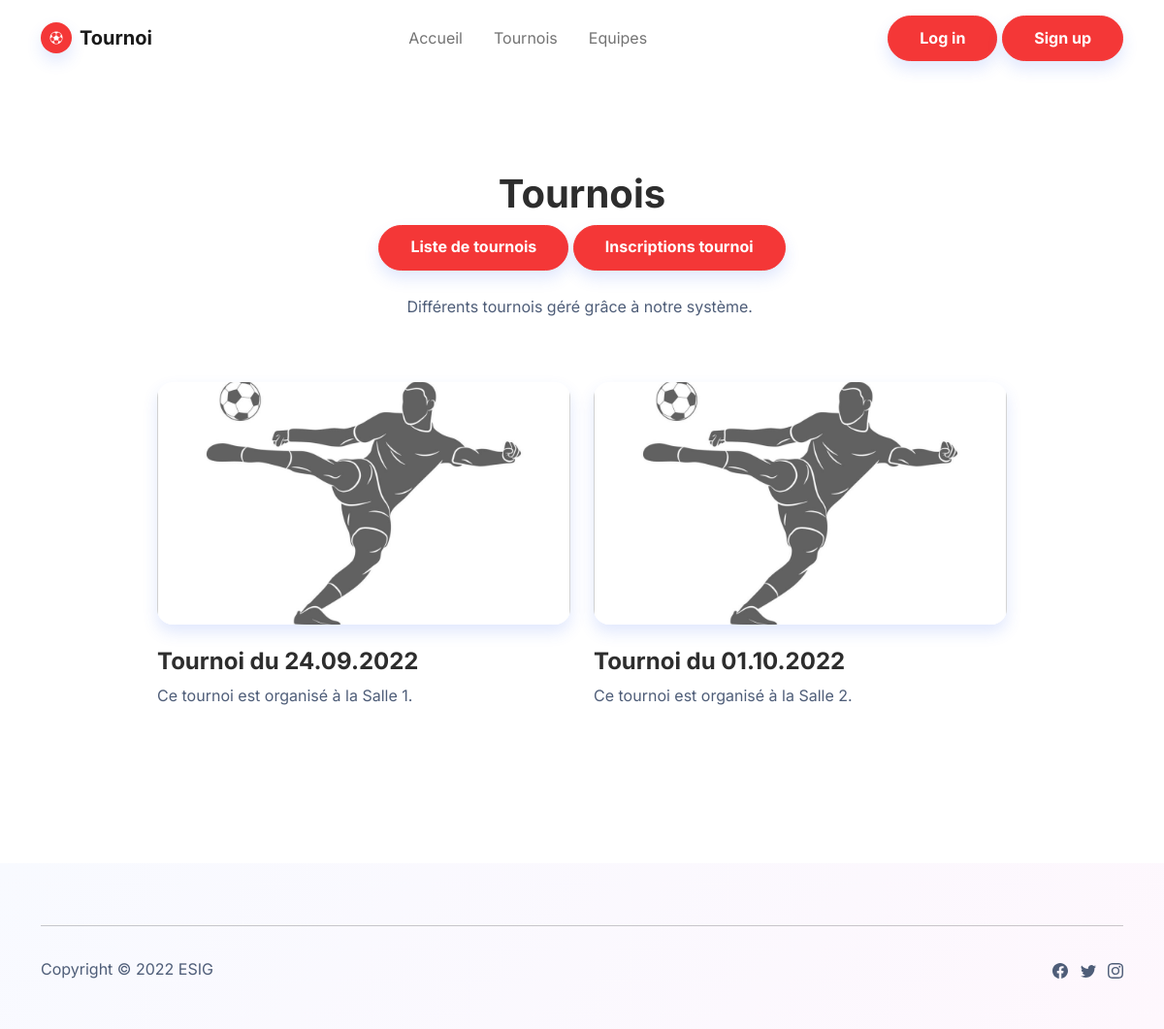
Before: /tournois.php with the older database file.
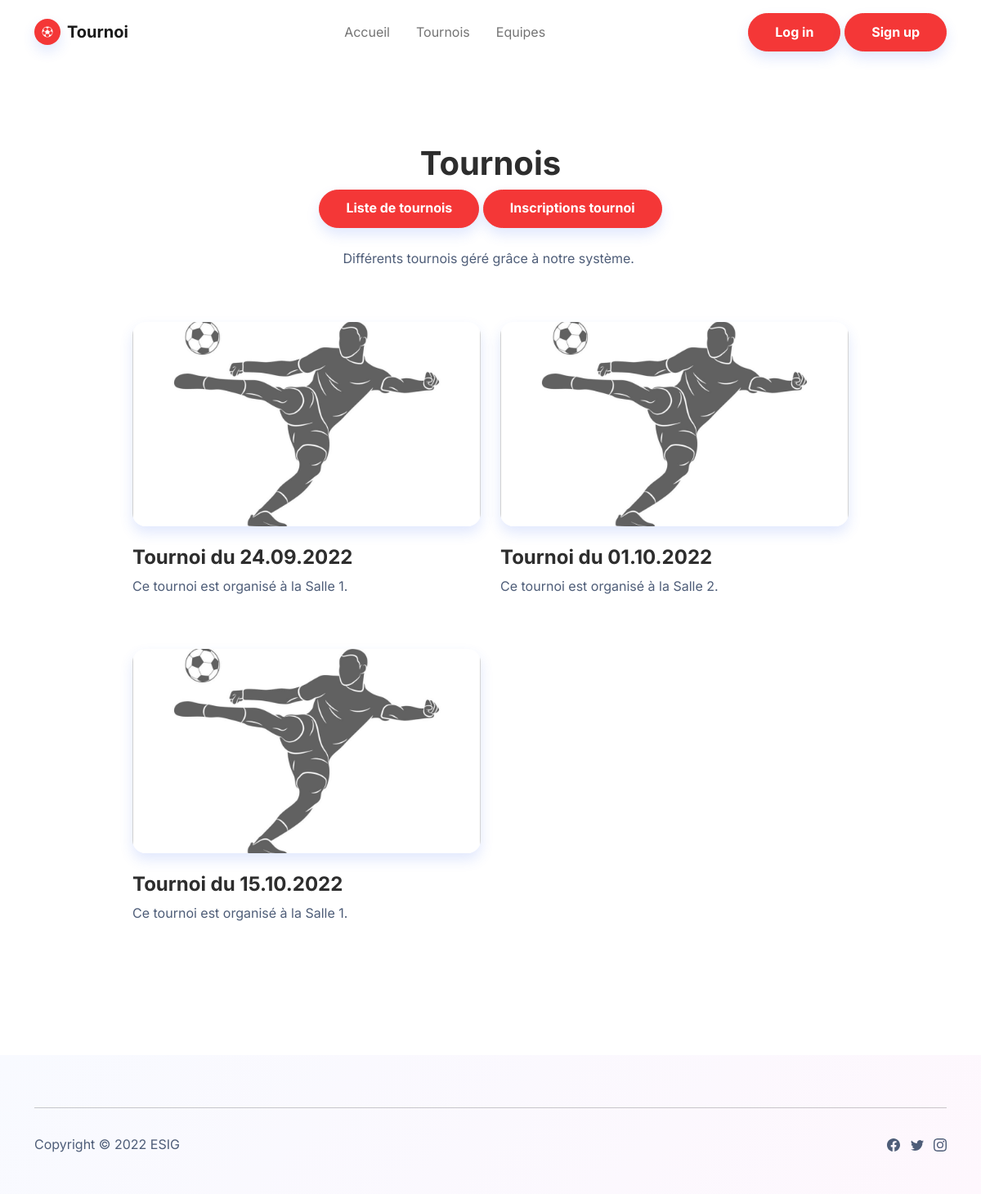
After: the same page with the newer database file.
### tables this page shows
CREATE TABLE `Tournoi` (
  `ID_Tournoi` int(5) NOT NULL,
  `Date_Debut_Tournoi` date NOT NULL,
  `Date_Fin_Tournoi` date NOT NULL,
  `FK_ID_Salle` int(5) NOT NULL
);

CREATE TABLE `Salle` (
  `ID_Salle` int(5) NOT NULL,
  `Nom_Salle` varchar(50) NOT NULL,
  `Statut_Salle` tinyint(1) NOT NULL
);

### functions/steven_fonctions.php (the view, shortened to what this page needs)
<?php
function returnNameSalle($id_salle)
{
    $nomSalle = "";
    foreach (selectSalleWithID($id_salle) as $salle) {
        $nomSalle = $salle['Nom_Salle'];
    }
    return $nomSalle;
}
function selectSalleWithID($id_salle)
{
    try {
        $db = connectDB();
        $sql = "SELECT * FROM `Salle` WHERE `ID_Salle` = " . $id_salle . ";";
        $request = $db->prepare($sql);
        $request->execute();
        return $request->fetchAll(PDO::FETCH_ASSOC);
    } catch (\Throwable $e) {
        debug($e->getMessage());
    }
}
function selectAllTournoi()
{
    try {
        $db = connectDB();
        $sql = "SELECT * FROM `Tournoi` ORDER BY `Date_Debut_Tournoi` ASC";
        $request = $db->prepare($sql);
        $request->execute();
        return $request->fetchAll(PDO::FETCH_ASSOC);
    } catch (\Throwable $e) {
        echo "<script>alert(\"" . $e->getMessage() . "\");</script>";
        debug();
    }
}
function affichageAllTournois()
{
    foreach (selectAllTournoi() as $tournoi) {
        echo "<div class=\"col mb-4\">
          <div><a href=\"match.php?id_tournoi=" . $tournoi['ID_Tournoi'] . "\"><img class=\"rounded img-fluid shadow w-100 fit-cover\" src=\"assets/img/products/2173435-silhouette-joueur-de-football-tir-rapide-un-ballon-sur-un-fond-blanc-illustration-vectoriel.jpg\" style=\"height: 250px;\"></a>
            <div class=\"py-4\">
              <h4 class=\"fw-bold\">Tournoi du " . date("d.m.Y", strtotime($tournoi['Date_Debut_Tournoi'])) . "</h4>
              <p class=\"text-muted\">Ce tournoi est organisé à la " . returnNameSalle($tournoi['FK_ID_Salle']) . ".</p>
            </div>
          </div>
        </div>";
    }
}

### tournois.php (shortened to what this page needs)
<?php
require_once './functions/steven_fonctions.php'
?>
<!DOCTYPE html>
<html lang="en">
<head>
  <link rel="stylesheet" href="assets/bootstrap/css/bootstrap.min.css">
  <link rel="stylesheet" href="assets/fonts/ionicons.min.css">
</head>
<body>
  <?php include_once('default_pages/navbar.php'); ?>
  <section class="py-5">
    <div class="container py-5">
      <div class="row mb-5">
        <div class="col-md-8 col-xl-6 text-center mx-auto">
          <h1 class="fw-bold">Tournois</h1>
          <a class="btn btn-primary shadow" role="button" href="afficher_tournois.php">Liste de tournois</a>
          <a class="btn btn-primary shadow" role="button" href="afficher_demandes.php">Inscriptions tournoi</a>
          <br /><br />
          <p class="text-muted w-lg-50">Différents tournois géré grâce à notre système.&nbsp;</p>
        </div>
      </div>
      <div class="row row-cols-1 row-cols-md-2 mx-auto" style="max-width: 900px;">
        <?php affichageAllTournois(); ?>
      </div>
    </div>
  </section>
  <?php include_once('default_pages/footer.php'); ?>
</body>
</html>

### default_pages/navbar.php (shortened to what this page needs)
<nav class="navbar navbar-light navbar-expand-md sticky-top navbar-shrink py-3" id="mainNav">
    <div class="container"><a class="navbar-brand d-flex align-items-center" href="/">
            <span class="bs-icon-sm bs-icon-circle bs-icon-primary shadow d-flex justify-content-center align-items-center me-2 bs-icon">
                <i class="icon ion-ios-football"></i></span><span>Tournoi</span></a>
        <div class="collapse navbar-collapse" id="navcol-1">
            <ul class="navbar-nav mx-auto">
                <li class="nav-item"><a class="nav-link" href="index.php">Accueil</a></li>
                <li class="nav-item"><a class="nav-link" href="tournois.php">Tournois</a></li>
                <li class="nav-item"><a class="nav-link" href="inscription_tournoi.php">Equipes</a></li>
            </ul>
            <a class="btn btn-primary shadow" role="button" href="login.php" style="margin-right: 0.5%;">Log in</a>
            <a class="btn btn-primary shadow" role="button" href="signup.php">Sign up</a>
        </div>
    </div>
</nav>

### default_pages/footer.php (shortened to what this page needs)
<footer class="bg-primary-gradient">
    <div class="container py-4 py-lg-5">
        <hr>
        <div class="text-muted d-flex justify-content-between align-items-center pt-3">
            <p class="mb-0">Copyright © 2022 ESIG</p>
            <ul class="list-inline mb-0">
                <li class="list-inline-item"></li>
                <li class="list-inline-item"></li>
                <li class="list-inline-item"></li>
            </ul>
        </div>
    </div>
</footer>

Changed rows visible on the page:
added tournoi: Date_Debut_Tournoi "15.10.2022", FK_ID_Salle "Salle 1"
